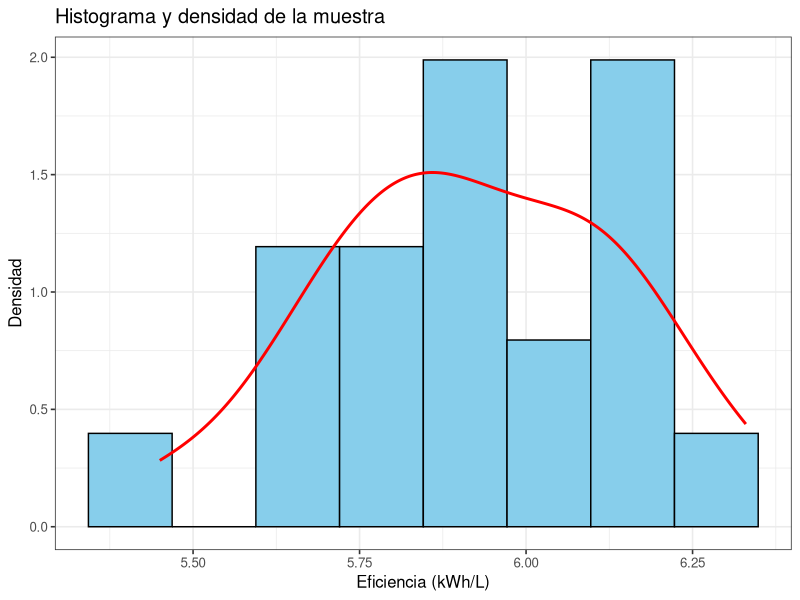

The R source for this figure:
## ---- chunk 1
knitr::opts_chunk$set(echo = TRUE)
## ---- chunk 2

# Datos
muestra <- c(6.12, 5.87, 5.45, 6.33, 5.71, 6.04, 5.92, 5.65, 6.18, 
             5.78, 5.95, 6.21, 5.63, 5.79, 6.11, 5.88, 6.02, 5.76, 5.85, 6.10)

n <- length(muestra)
media <- mean(muestra)
sd_muestra <- sd(muestra)


## ---- chunk 3

library(ggplot2)

df <- data.frame(muestra=muestra)

ggplot(df, aes(x=muestra)) +
  geom_histogram(aes(y=..density..), bins=8, fill="skyblue", color="black") +
  geom_density(color="red", size=1) +
  labs(title="Histograma y densidad de la muestra",
       x="Eficiencia (kWh/L)", y="Densidad") +
  theme_bw(base_size=12)


## ---- chunk 4


shapiro.test(muestra)      # Shapiro–Wilk

          # Anderson–Darling

## ---- chunk 5
error_est <- qt(0.975, df=n-1) * sd_muestra/sqrt(n)
IC_t <- c(media - error_est, media + error_est)
IC_t


## ---- chunk 6
set.seed(123)
B <- 2000
boot_means <- replicate(B, mean(sample(muestra, replace=TRUE)))
IC_boot_percentil <- quantile(boot_means, c(0.025, 0.975))

## ---- chunk 7
library(boot)

# función para media
media_fn <- function(data, i) mean(data[i])

boot_obj <- boot(data=muestra, statistic=media_fn, R=2000)

# IC BCa
IC_boot_BCa <- boot.ci(boot_obj, type=c("bca"))

